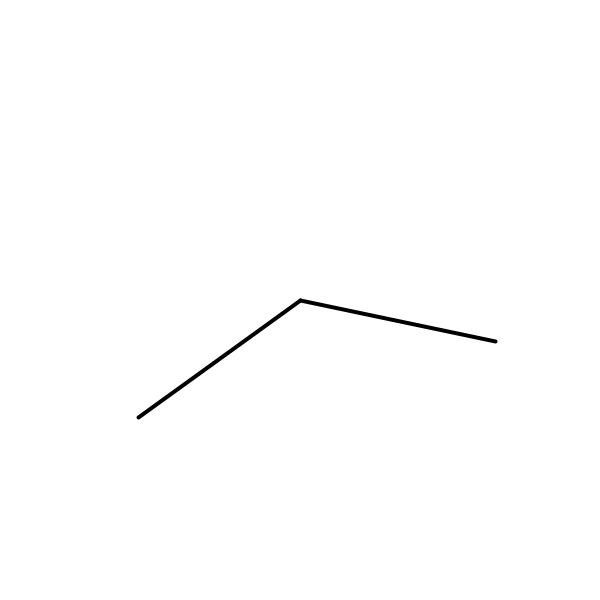
Frame 1 (no input)
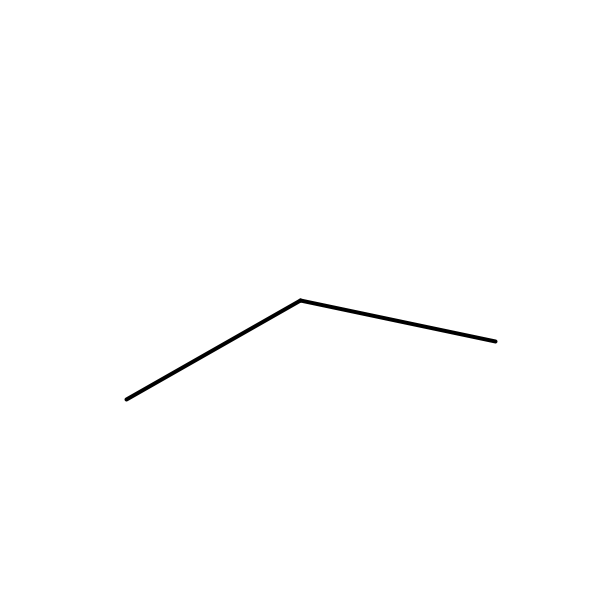
Frame 60 (the mouse pressed at the canvas centre just before this capture)
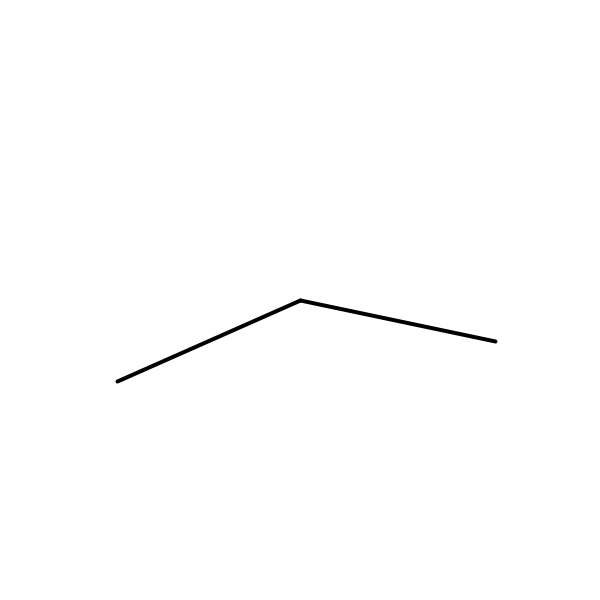
Frame 120 (the mouse held since frame 60 and released just before this capture)

The Processing sketch that drew these frames (run headless with seeded random() and noise(); from frame 60 on, the mouse is pressed at the canvas centre):

// Processing sketch: C1W4_clock
// ── C1W4_clock.pde
void setup(){
  strokeWeight(4);
  size (600,600);
}


void draw(){
  background (255);
 translate (width/2, height/2);
 
 pushMatrix();
 float rads = map(second(), 0,60,0, TWO_PI);
 rotate(rads);
 line (0,0, 0, -200);
 popMatrix();
 
 pushMatrix();
 rotate(map(minute(),0,60,0,TWO_PI));
 line (0,0, 0, -200);
 popMatrix();
 
 
 pushMatrix();
 popMatrix();
 
 pushMatrix();
 popMatrix();
 
 
}
